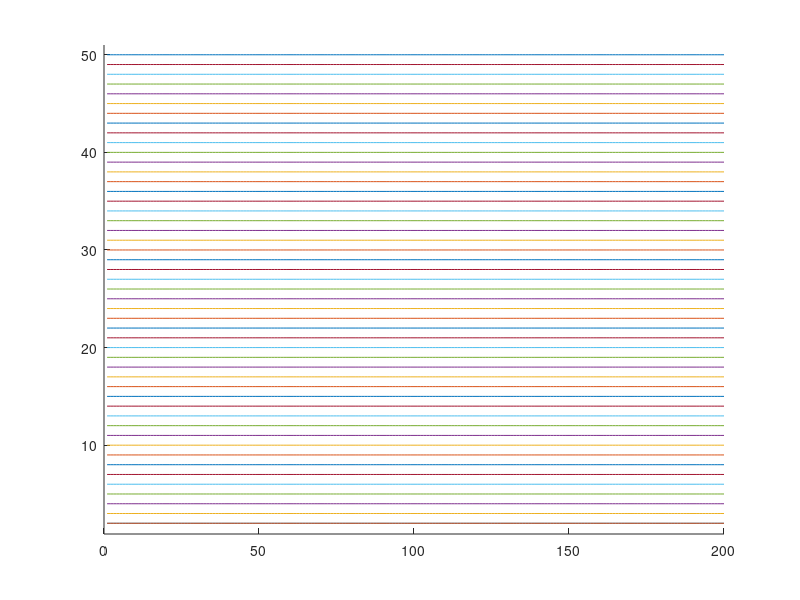
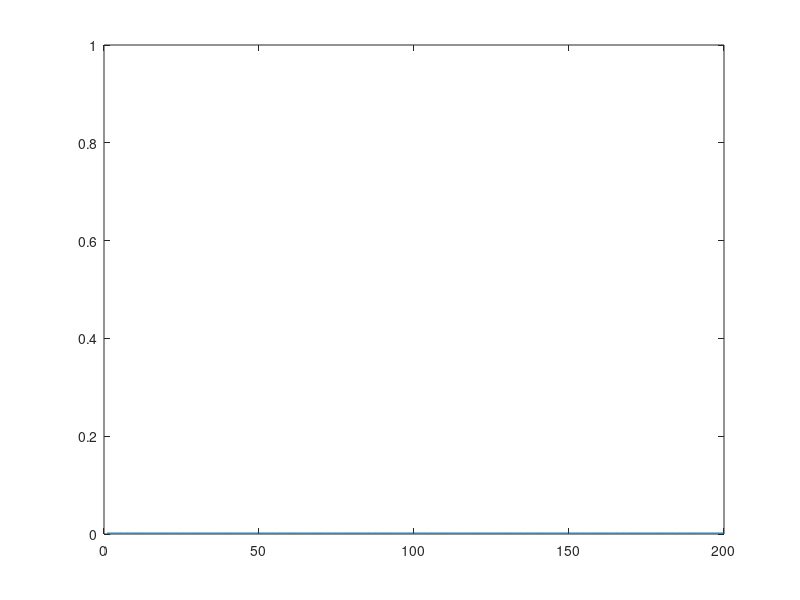
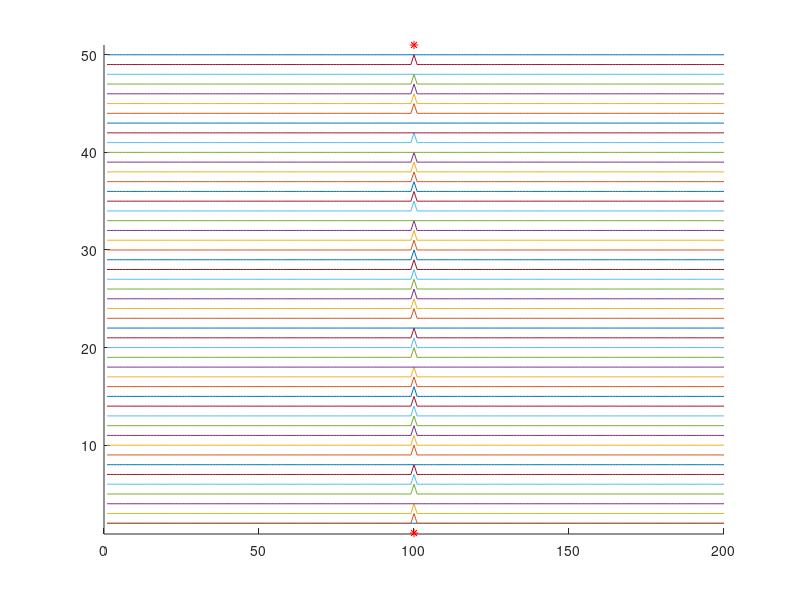
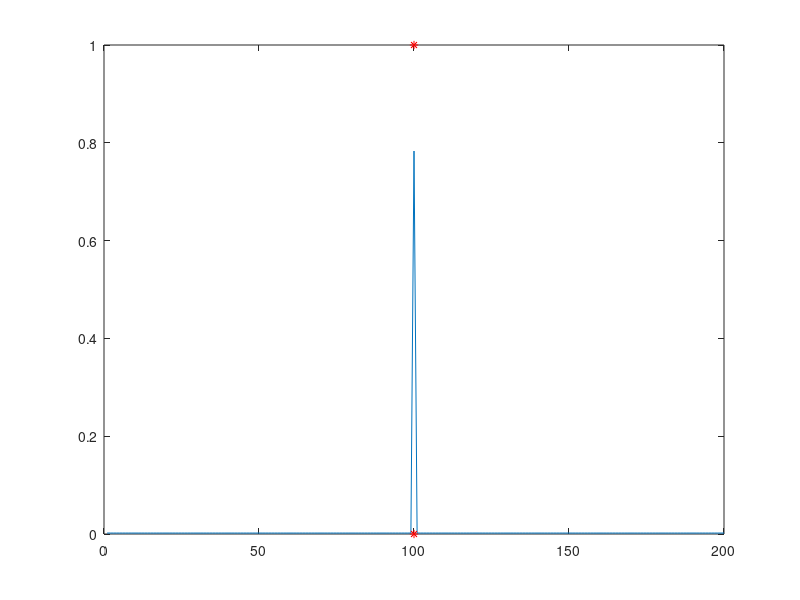

These figures' MATLAB source, in order:
clear all

%% Random spikes 

% How many neurons 
    numits = 512; 

% Duration of the epoch
    len = 200; 
% Number of spikes per epoch
    numspikes = 30; 

% Time steps
    t = 1:len; 

% Initialize neurons, no spikes
neuron = zeros(len,numits);

% Generate spikes
    spikeIDXs = randi(len,[numits,numspikes]);
    neuron(spikeIDXs) = 1; 

% Calculate the downstream response to all neural inputs
    avgDownStream = sum(neuron');
    avgDownStream = avgDownStream / numits;

% Plot all or some of the raw spike trains
maxnumtrainstoshow = 50;
figure(27); clf; hold on;
    for j=1:min([maxnumtrainstoshow, numits])
        plot(t, neuron(:,j)+j);
    end
    ylim([0.9, min([maxnumtrainstoshow+1, numits+1])])

% Plot the downstream neural response
    figure(28); clf; 
        plot(t, avgDownStream); ylim([0 1]);

%% Signal detection with random spikes

% Chance that a neuron will detect the event (range 0-1)
    detectionChance = 0.80; 


neuronDetector = neuron;

detections = find(rand(1,numits) <= detectionChance);
neuronDetector(round(len/2),detections) = 1;

% Calculate the downstream response to all neural inputs
    avgDownStreamDetector = sum(neuronDetector');
    avgDownStreamDetector = avgDownStreamDetector / numits;


figure(29); clf; hold on;
    for j=1:min([maxnumtrainstoshow, numits])
        plot(t, neuronDetector(:,j)+j);
    end
    ylim([0.9, min([maxnumtrainstoshow+1, numits+1])])
    plot(round(len/2), 1, 'r*'); plot(round(len/2), min([maxnumtrainstoshow+1, numits+1]), 'r*')

% Plot the downstream neural response
    figure(30); clf; 
        plot(t, avgDownStreamDetector); 
        hold on;
        plot(round(len/2), 1, 'r*'); plot(round(len/2), 0, 'r*')
        ylim([0 1]);



